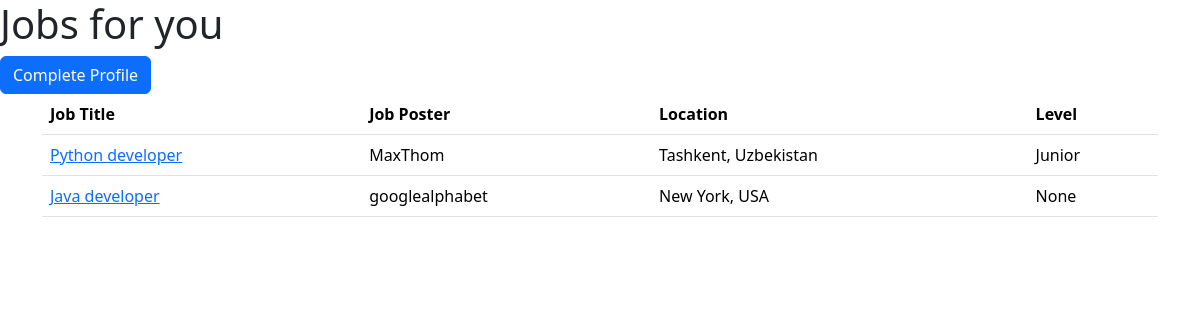
Page /candidate/ on the committed database.
### vacancy/models.py (models this page shows)
class Vacancy(models.Model):
    REMOTE_TYPE = (
        ('R', 'Remote'),
        ('O', 'Office'),
        ('H', 'Hybrid')
    )
    WORK_TYPE = (
        ('F', 'Full time'),
        ('P', 'Part time')
    )
    job_poster= models.ForeignKey(CustomUser, on_delete= models.CASCADE)
    location = models.CharField(max_length=100)
    min_exp = models.FloatField(default=0)
    max_exp = models.FloatField(null=True, blank=True)
    title = models.CharField(max_length=100)
    type_remote = models.CharField(choices=REMOTE_TYPE,max_length=1, null=True, blank=True)
    type_work = models.CharField(choices=WORK_TYPE,max_length=1, null=True, blank=True)
    level = models.CharField(max_length=100, null=True, blank=True)
    description = models.TextField()
    tags = models.TextField()

### accounts/models.py (models this page shows)
class CustomUser(AbstractUser):
    USER_TYPES = (
        ('S', 'Superuser'),
        ('E', 'Employer'),
        ('C', 'Candidate')
    )
    objects = UserManager()
    REQUIRED_FIELDS = []
    type = models.CharField(choices=USER_TYPES, default='S', max_length=1)

### candidate/views.py (the view)
# urls.py: path('', candidate_view),
def candidate_view(request):
    vacancies = Vacancy.objects.all()
    return render(request, 'candidate.html', context={'jobs': vacancies})

### templates/candidate.html (shortened to what this page needs)
<!DOCTYPE html>
<html lang="en">
<head>
    <link href="https://cdn.jsdelivr.net/npm/bootstrap@5.3.3/dist/css/bootstrap.min.css" rel="stylesheet">
</head>
<h1>Jobs for you</h1>
<a href="/candidate/profile" type="button" class="btn btn-primary">Complete Profile</a>
<body>
<link href="https://maxcdn.bootstrapcdn.com/font-awesome/4.3.0/css/font-awesome.min.css" rel="stylesheet">
<div class="container">
<div class="row">
	<div class="col-lg-12">
		<div class="main-box clearfix">
			<div class="table-responsive">
				<table class="table user-list">
					<thead>
						<tr>
							<th><span>Job Title</span></th>
							<th><span>Job Poster</span></th>
							<th><span>Location</span></th>
							<th><span>Level</span></th>
						</tr>
					</thead>
					<tbody>
					{% for job in jobs %}
						<tr>
							<td>
								<a href="{{job.id}}" class="user-link">{{job.title}}</a>
							</td>
							<td>
								<span class="user-subhead">{{job.job_poster.first_name}}{{job.job_poster.last_name}}</span>
							</td>
							<td>
								<span class="user-subhead">{{job.location}}</span>
							</td>
							<td>
								<span class="user-subhead">{{job.level}}</span>
							</td>
						</tr>
					{% endfor %}
					</tbody>
				</table>
			</div>
		</div>
	</div>
</div>
</div>
</body>
</html>

### rows in the picture
Vacancy: title "Python developer", job_poster.first_name "Max", job_poster.last_name "Thom", location "Tashkent, Uzbekistan", level "Junior"
Vacancy: title "Java developer", job_poster.first_name "google", job_poster.last_name "alphabet", location "New York, USA", level "None"
